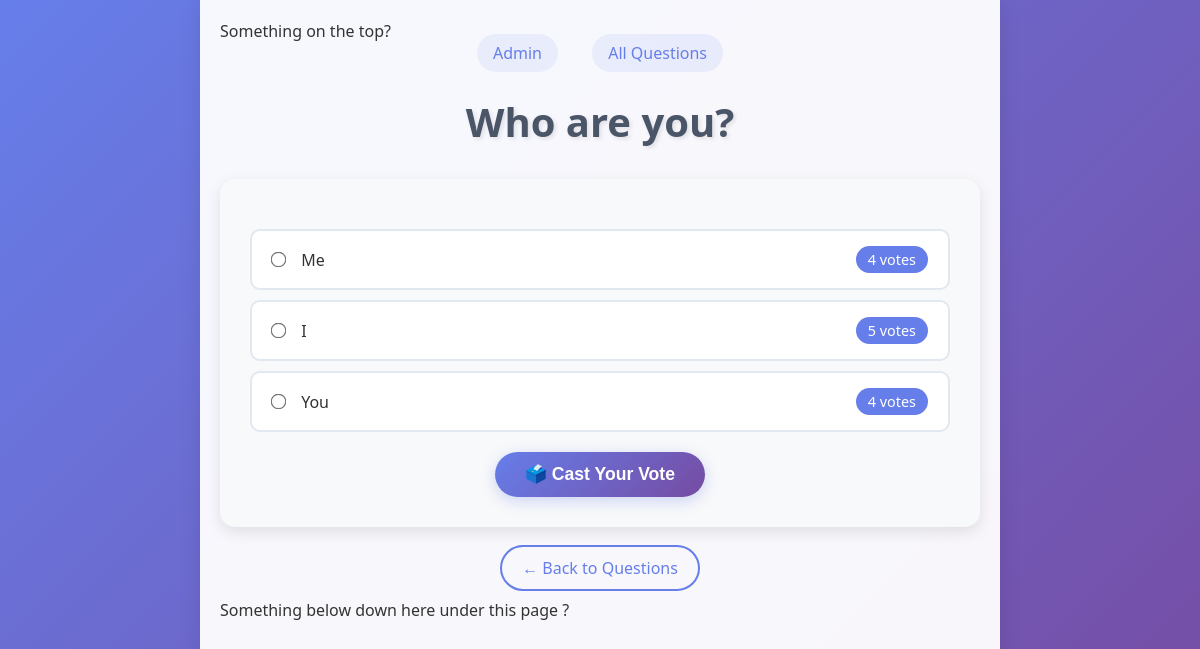
Page /detail/1/ on the earlier database version.
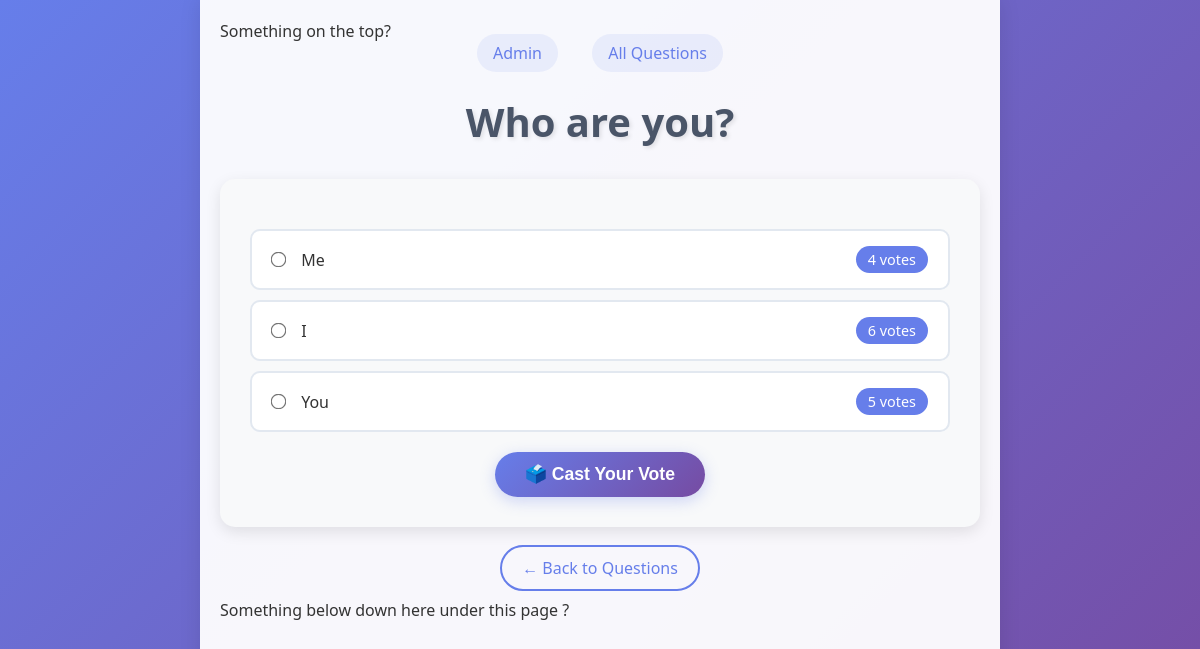
Same page on the later database version.
### polls/models.py (models this page shows)
class Choice(models.Model):
    question = models.ForeignKey(Question, on_delete=models.CASCADE)
    choice_text = models.CharField(max_length=200)
    votes = models.IntegerField(default=0)

### polls/views.py (the view)
# urls.py: path('detail/<int:question_id>/', views.detail, name='detail'),
def detail(request, question_id):
    question = get_object_or_404(Question, id=question_id)
    choices = Choice.objects.filter(question=question) #.values()
    context = {
        'question': question,
        'choices': choices
    }
    return render(request, 'polls/detail.html',  context)

### polls/templates/polls/detail.html (shortened to what this page needs)
{% extends 'polls/master.html' %}
{% block content %}
<div class="nav-links">
    <a href="/admin">Admin</a>
    <a href="{% url 'index' %}">All Questions</a>
</div>
<h1>{{question.question_text}}</h1>
<form action="{% url 'vote' question.id %}" method="post">
    <ul class="choice-list">
        {% for choice in choices %}
        <li class="choice-item">
            <label for="choice{{ choice.id }}">
                <div class="choice-content">
                    <input type="radio" name="choice" value="{{ choice.id }}" id="choice{{ choice.id }}">
                    <span class="choice-text">{{ choice.choice_text }}</span>
                </div>
                <span class="vote-count">{{ choice.votes }} votes</span>
            </label>
        </li>
        {% endfor %}
    </ul>
    <input type="submit" value="🗳️ Cast Your Vote" class="submit-btn">
</form>
<div class="back-link">
    <a href="{% url 'index' %}">← Back to Questions</a>
</div>
{% endblock %}

Differences in the rows shown:
changed Choice (number 2 of 3 on the later page): choice "☐ I 5 votes" → "☐ I 6 votes"; votes "5" → "6"
changed Choice "You": choice "☐ You 4 votes" → "☐ You 5 votes"; votes "4" → "5"
